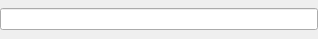
<?xml version="1.0" encoding="UTF-8"?>
<ui version="4.0">
 <class>RequestItemDialog</class>
 <widget class="QDialog" name="RequestItemDialog">
  <property name="geometry">
   <rect>
    <x>0</x>
    <y>0</y>
    <width>318</width>
    <height>39</height>
   </rect>
  </property>
  <property name="windowTitle">
   <string>Dialog</string>
  </property>
  <layout class="QVBoxLayout" name="verticalLayout">
   <property name="spacing">
    <number>0</number>
   </property>
   <property name="margin">
    <number>0</number>
   </property>
   <item>
    <widget class="QLineEdit" name="lineEdit"/>
   </item>
  </layout>
 </widget>
 <resources/>
 <connections/>
</ui>
